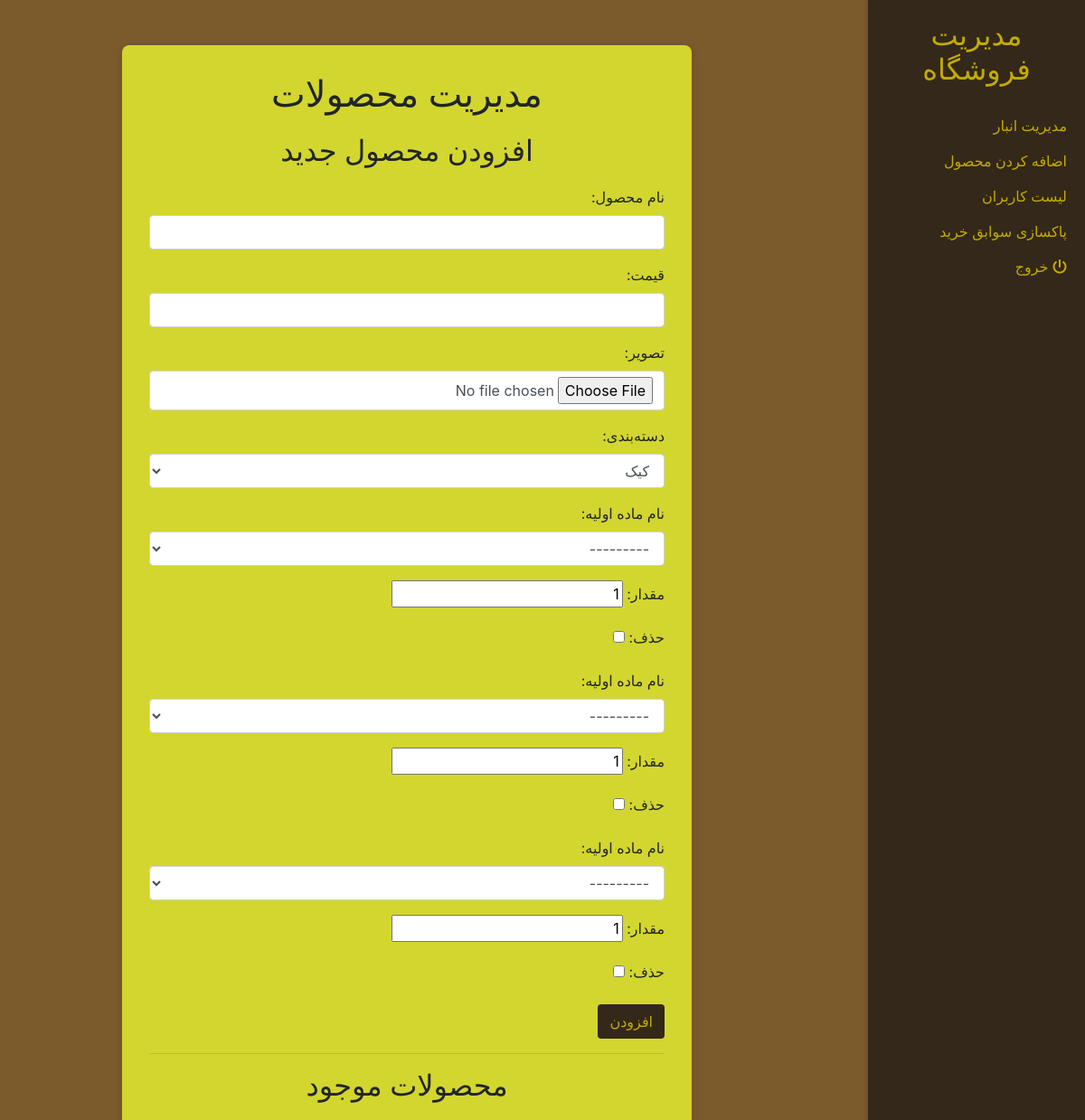
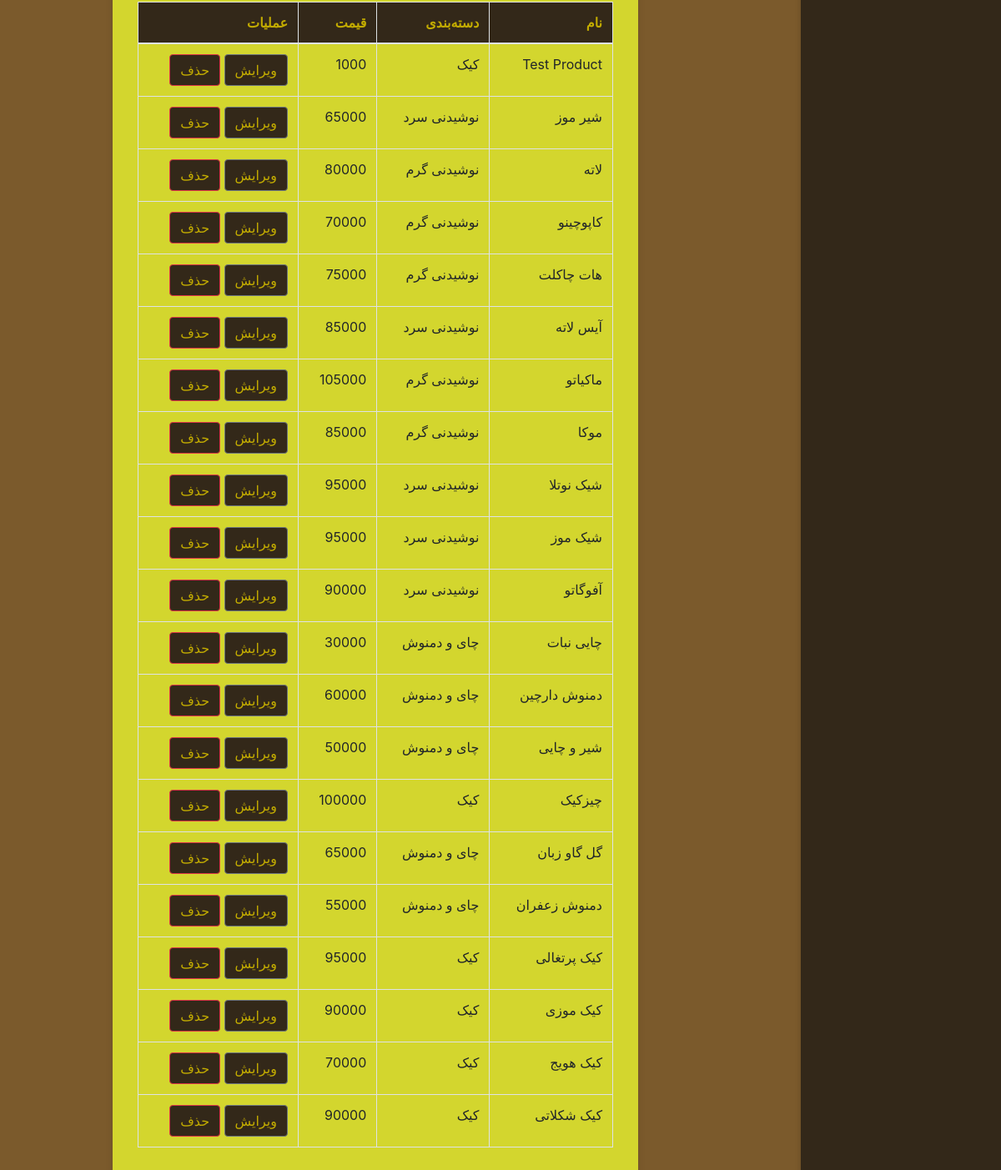
Screenshot of /management/add_product/ (signed in) with the database file from the repository (2 pictures, top to bottom).
### web/models.py (models this page shows, shortened)
class Product(models.Model):
    id = models.AutoField(primary_key=True, unique=True)
    name = models.CharField(max_length=255, unique=True, validators=[RegexValidator(regex="^[a-zA-Z0-9آ-ی ]+$")])
    price = models.IntegerField()
    image = models.ImageField(upload_to='images/')
    COLD_DRINK = 'CD'
    HOT_DRINK = 'HD'
    TEA = 'TI'
    CAKE = 'CK'
    CATEGORY_CHOICES = [
        (COLD_DRINK, 'نوشیدنی سرد'),
        (HOT_DRINK, 'نوشیدنی گرم'),
        (TEA, 'چای و دمنوش'),
        (CAKE, 'کیک'),
    ]
    category = models.CharField(max_length=2, choices=CATEGORY_CHOICES, default=CAKE)

### web/views.py (the view)
# urls.py: path('management/add_product/', views.add_product, name='add_product'),
@user_passes_test(is_admin, login_url='/unauthorized/')
def add_product(request):
    product = None
    if 'edit' in request.GET:
        product = get_object_or_404(Product, id=request.GET.get('edit'))
    if request.method == 'POST':
        if 'delete' in request.POST:
            product_id = request.POST.get('delete')
            product_to_delete = get_object_or_404(Product, id=product_id)
            product_to_delete.delete()
            return redirect('add_product')
        if product:
            product_form = ProductForm(request.POST, request.FILES, instance=product)
            ingredient_formset = IngredientFormSet(request.POST, instance=product)
        else:
            product_form = ProductForm(request.POST, request.FILES)
            ingredient_formset = IngredientFormSet(request.POST)
        if product_form.is_valid() and ingredient_formset.is_valid():
            saved_product = product_form.save()
            ingredient_formset.instance = saved_product
            ingredient_formset.save()
            return redirect('add_product')
    else:
        if product:
            product_form = ProductForm(instance=product)
            ingredient_formset = IngredientFormSet(instance=product)
        else:
            product_form = ProductForm()
            ingredient_formset = IngredientFormSet()
    products = Product.objects.all()
    return render(request, 'add_product.html', {
        'product_form': product_form,
        'ingredient_formset': ingredient_formset,
        'products': products,
        'product': product,
    })

### web/forms.py
class ProductForm(forms.ModelForm):
    class Meta:
        model = Product
        fields = ['name', 'price', 'image', 'category']
        labels = {
            'name': _('نام محصول'),
            'price': _('قیمت'),
            'image': _('تصویر'),
            'category': _('دسته‌بندی'),
        }
        widgets = {
            'name': forms.TextInput(attrs={'class': 'form-control'}),
            'price': forms.NumberInput(attrs={'class': 'form-control'}),
            'image': forms.ClearableFileInput(attrs={'class': 'form-control'}),
            'category': forms.Select(attrs={'class': 'form-control'}),
        }

### web/models.py (called while the page is built)
    def __str__(self):
        return self.name

### web/views.py (called while the page is built)
def is_admin(user):
    return user.username == 'admin'

### web/templates/add_product.html (shortened to what this page needs)
<!DOCTYPE html>
<html lang="fa">
<head>
    <link rel="stylesheet" href="https://maxcdn.bootstrapcdn.com/bootstrap/4.0.0/css/bootstrap.min.css">
</head>
<body>
    <div class="sidebar">
        <h2><a href="{% url 'management' %}">مدیریت فروشگاه</a></h2>
        <ul>
            <li><a href="{% url 'manage_inventory' %}">مدیریت انبار</a></li>
            <li><a href="{% url 'add_product' %}">اضافه کردن محصول</a></li>
            <li><a href="{% url 'user-list' %}">لیست کاربران</a></li>
                <li><a href="{% url 'clear_purchase_history' %}">پاکسازی سوابق خرید</a></li>
            <li class="leave">
                <a href="{% url 'index' %}">
                     <span class="icon"><i class="fas">&#xf011;</i></span>
                    <span class="text">خروج
                     </span></a>
              </li>
        </ul>
    </div>
    <div class="container">
        <h1>مدیریت محصولات</h1>
        <h2>{% if product %}ویرایش محصول{% else %}افزودن محصول جدید{% endif %}</h2>
        <form method="post" enctype="multipart/form-data" action="">
            {{ product_form.as_p }}
            {% for form in ingredient_formset %}
                {{ form.as_p }}
            {% endfor %}
            <button type="submit" class="btn btn-color">{% if product %}ویرایش{% else %}افزودن{% endif %}</button>
        </form>
        <hr>
        <h2>محصولات موجود</h2>
        <table class="table table-bordered">
            <thead>
                <tr>
                    <th>نام</th>
                    <th>دسته‌بندی</th>
                    <th>قیمت</th>
                    <th>عملیات</th>
                </tr>
            </thead>
            <tbody>
                {% for product in products %}
                <tr>
                    <td>{{ product.name }}</td>
                    <td>{{ product.get_category_display }}</td>
                    <td>{{ product.price }}</td>
                    <td>
                        <a href="?edit={{ product.id }}" class="btn btn-secondary btn-color">ویرایش</a>
                        <a href="?delete={{ product.id }}" class="btn btn-danger btn-color" onclick="return confirm('آیا مطمئن هستید که می‌خواهید این محصول را حذف کنید؟');">حذف</a>
                    </td>
                </tr>
                {% endfor %}
            </tbody>
        </table>
    </div>
</body>
</html>

### web/templates/add_product.html (style rules this page uses)
body { background-color: #7b5a2c; padding-right: 25%; text-align: right; direction: rtl; }
.sidebar { position: fixed; top: 0; right: 0; width: 20%; height: 100%; background: #332819; padding: 20px; box-shadow: -2px 0 5px rgba(0,0,0,0.1); }
.sidebar h2 { margin-bottom: 30px; }
.sidebar h2 a { color: #c3ac00; text-decoration: none; }
.sidebar ul { list-style: none; padding: 0; }
.sidebar ul li { margin-bottom: 15px; }
.sidebar ul li a { color: #c3ac00; text-decoration: none; }
.container { margin-top: 50px; background: #d3d62e; padding: 30px; border-radius: 8px; box-shadow: 0 0 10px rgba(0,0,0,0.1); max-width: 70%; }
h1, h2 { text-align: center; margin-bottom: 20px; }
table { margin-top: 20px; }
.table thead th { background-color: #332819; color: #c3ac00; }
.btn-color { color: #c3ac00; background-color: #332819; }

### rows the page displays
Product: name "Test Product", category "کیک", price "1000"
Product: name "شیر موز", category "نوشیدنی سرد", price "65000"
Product: name "لاته", category "نوشیدنی گرم", price "80000"
Product: name "کاپوچینو", category "نوشیدنی گرم", price "70000"
Product: name "هات چاکلت", category "نوشیدنی گرم", price "75000"
Product: name "آیس لاته", category "نوشیدنی سرد", price "85000"
Product: name "ماکیاتو", category "نوشیدنی گرم", price "105000"
Product: name "موکا", category "نوشیدنی گرم", price "85000"
Product: name "شیک نوتلا", category "نوشیدنی سرد", price "95000"
Product: name "شیک موز", category "نوشیدنی سرد", price "95000"
Product: name "آفوگاتو", category "نوشیدنی سرد", price "90000"
Product: name "چایی نبات", category "چای و دمنوش", price "30000"
Product: name "دمنوش دارچین", category "چای و دمنوش", price "60000"
Product: name "شیر و چایی", category "چای و دمنوش", price "50000"
Product: name "چیزکیک", category "کیک", price "100000"
Product: name "گل گاو زبان", category "چای و دمنوش", price "65000"
Product: name "دمنوش زعفران", category "چای و دمنوش", price "55000"
Product: name "کیک پرتغالی", category "کیک", price "95000"
Product: name "کیک موزی", category "کیک", price "90000"
Product: name "کیک هویج", category "کیک", price "70000"
Product: name "کیک شکلاتی", category "کیک", price "90000"
